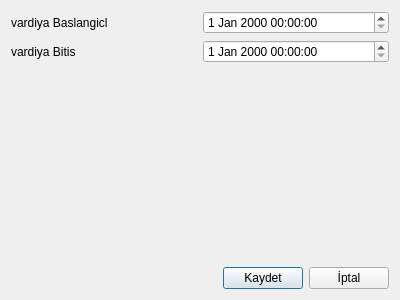
<?xml version="1.0" encoding="UTF-8"?>
<ui version="4.0">
 <class>vardiyaekle</class>
 <widget class="QDialog" name="vardiyaekle">
  <property name="geometry">
   <rect>
    <x>0</x>
    <y>0</y>
    <width>400</width>
    <height>300</height>
   </rect>
  </property>
  <property name="windowTitle">
   <string>Dialog</string>
  </property>
  <layout class="QGridLayout" name="gridLayout">
   <item row="0" column="0">
    <layout class="QHBoxLayout" name="horizontalLayout">
     <item>
      <layout class="QVBoxLayout" name="verticalLayout">
       <item>
        <widget class="QLabel" name="lbVardiyaBaslangic">
         <property name="text">
          <string>vardiya Baslangicl</string>
         </property>
        </widget>
       </item>
       <item>
        <widget class="QLabel" name="lbVardiyaBitis">
         <property name="text">
          <string>vardiya Bitis</string>
         </property>
        </widget>
       </item>
      </layout>
     </item>
     <item>
      <layout class="QVBoxLayout" name="verticalLayout_2">
       <item>
        <widget class="QDateTimeEdit" name="dteVardiyaBaslangic">
         <property name="layoutDirection">
          <enum>Qt::LeftToRight</enum>
         </property>
         <property name="autoFillBackground">
          <bool>false</bool>
         </property>
        </widget>
       </item>
       <item>
        <widget class="QDateTimeEdit" name="dteVardiyaBitis"/>
       </item>
      </layout>
     </item>
    </layout>
   </item>
   <item row="2" column="0">
    <layout class="QHBoxLayout" name="horizontalLayout_2">
     <item>
      <spacer name="horizontalSpacer">
       <property name="orientation">
        <enum>Qt::Horizontal</enum>
       </property>
       <property name="sizeHint" stdset="0">
        <size>
         <width>40</width>
         <height>20</height>
        </size>
       </property>
      </spacer>
     </item>
     <item>
      <widget class="QPushButton" name="pbKaydet">
       <property name="text">
        <string>Kaydet</string>
       </property>
      </widget>
     </item>
     <item>
      <widget class="QPushButton" name="pbiptal">
       <property name="text">
        <string>İptal</string>
       </property>
      </widget>
     </item>
    </layout>
   </item>
   <item row="1" column="0">
    <spacer name="verticalSpacer">
     <property name="orientation">
      <enum>Qt::Vertical</enum>
     </property>
     <property name="sizeHint" stdset="0">
      <size>
       <width>20</width>
       <height>40</height>
      </size>
     </property>
    </spacer>
   </item>
  </layout>
 </widget>
 <resources/>
 <connections>
  <connection>
   <sender>pbiptal</sender>
   <signal>clicked()</signal>
   <receiver>vardiyaekle</receiver>
   <slot>reject()</slot>
   <hints>
    <hint type="sourcelabel">
     <x>343</x>
     <y>274</y>
    </hint>
    <hint type="destinationlabel">
     <x>319</x>
     <y>232</y>
    </hint>
   </hints>
  </connection>
 </connections>
</ui>
